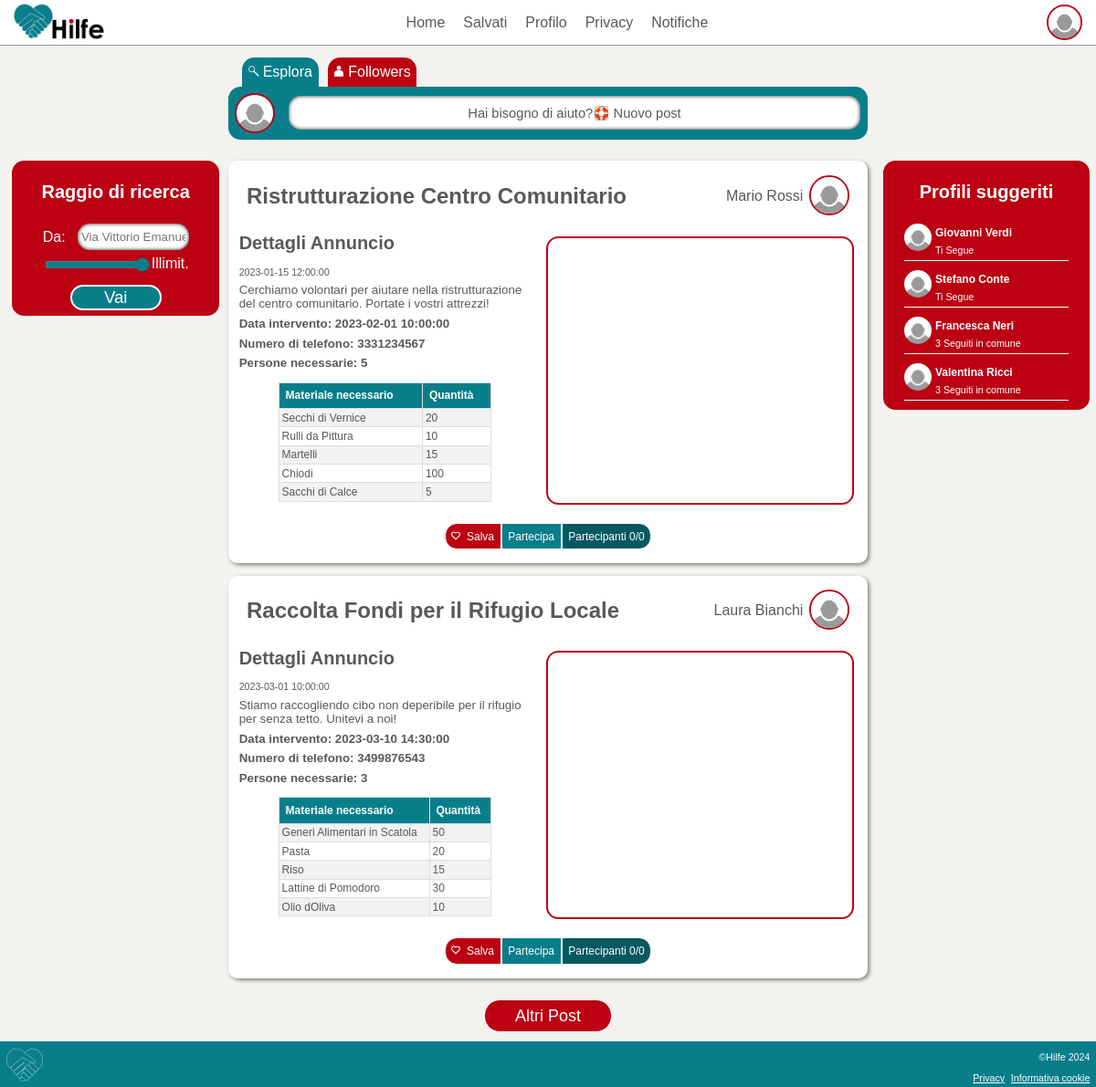
/website/index.php (signed in), run on the app's committed database.
### tables this page shows
CREATE TABLE IF NOT EXISTS `User` (
  `idUser` INT NOT NULL,
  `Name` VARCHAR(45) NULL,
  `Surname` VARCHAR(45) NULL,
  `PhoneNumber` VARCHAR(45) NULL,
  `Email` VARCHAR(45) NOT NULL,
  `Salt` VARCHAR(100) NULL,
  `Password` VARCHAR(500) NULL,
  `Bio` VARCHAR(45) NULL,
  `Birthday` DATE NULL,
  `PubKey` VARCHAR(45) NULL,
  `FotoProfilo` VARCHAR(100) NULL,
  `Username` VARCHAR(45) NOT NULL,
  `Address` VARCHAR(500) NULL,
  `AddressLat` DECIMAL(14,10) NULL,
  `AddressLong` DECIMAL(14,10) NULL,
  PRIMARY KEY (`idUser`),
  UNIQUE INDEX `Username_UNIQUE` (`Username` ASC) ,
  UNIQUE INDEX `Email_UNIQUE` (`Email` ASC) );

CREATE TABLE IF NOT EXISTS `PostInterventi` (
  `idPostIntervento` INT NOT NULL,
  `TitoloPost` VARCHAR(100) NULL,
  `DescrizionePost` VARCHAR(500) NULL,
  `DataIntervento` DATETIME NULL,
  `DataPubblicazione` DATETIME NULL,
  `PersoneRichieste` INT UNSIGNED NULL,
  `PosizioneLongitudine` DECIMAL(14,10) NULL,
  `PosizioneLatitudine` DECIMAL(14,10) NULL,
  `Indirizzo` VARCHAR(500) NULL,
  `Autore_idUser` INT NOT NULL,
  PRIMARY KEY (`idPostIntervento`),
  INDEX `fk_PostInterventi_User1_idx` (`Autore_idUser` ASC) ,
  CONSTRAINT `fk_PostInterventi_User1`
    FOREIGN KEY (`Autore_idUser`)
    REFERENCES `User` (`idUser`)
    ON DELETE NO ACTION
    ON UPDATE NO ACTION);

CREATE TABLE IF NOT EXISTS `Materiale` (
  `idMateriale` INT NOT NULL,
  `DescrizioneMateriale` VARCHAR(200) NULL,
  `Unita` INT UNSIGNED NULL,
  `idPostIntervento` INT NOT NULL,
  PRIMARY KEY (`idMateriale`),
  INDEX `fk_Materiale_PostInterventi1_idx` (`idPostIntervento` ASC) ,
  CONSTRAINT `fk_Materiale_PostInterventi1`
    FOREIGN KEY (`idPostIntervento`)
    REFERENCES `PostInterventi` (`idPostIntervento`)
    ON DELETE NO ACTION
    ON UPDATE NO ACTION);

CREATE TABLE IF NOT EXISTS `Seguiti` (
  `idSeguace` INT NOT NULL,
  `idSeguito` INT NOT NULL,
  PRIMARY KEY (`idSeguace`, `idSeguito`),
  INDEX `fk_Seguiti_User2_idx` (`idSeguito` ASC) ,
  CONSTRAINT `fk_Seguiti_User1`
    FOREIGN KEY (`idSeguace`)
    REFERENCES `User` (`idUser`)
    ON DELETE NO ACTION
    ON UPDATE NO ACTION,
  CONSTRAINT `fk_Seguiti_User2`
    FOREIGN KEY (`idSeguito`)
    REFERENCES `User` (`idUser`)
    ON DELETE NO ACTION
    ON UPDATE NO ACTION);

### website/index.php (called while the page is built, shortened)
<?php
$templateParams["title"] = "Hilfe-Home";
$templateParams["css"][] = "styleHome.css";
$templateParams["css"][] = "styleLayoutDesktop.css";
$templateParams["css"][] = "styleArticle.css";
$templateParams["js"][] = "../js/sidebar.js";
$templateParams["js"][] = "https://code.jquery.com/jquery-3.6.4.min.js";
$templateParams["js"][] = "../js/buttonHandler.js";
$templateParams["js"][] = "../js/updateRangeBar.js";
$templateParams["page"] = "home.php";
$templateParams["lastLoaded"] = 0;
$templateParams["lat"] = 0;
$templateParams["long"] = 0;
$templateParams["range"] = 100;
require 'template/base.php';
?>

### website/db/databaseMySql.php (called while the page is built, shortened)
<?php
class DatabaseHelperMySql implements DatabaseHelper
{
    private $db;
    public function __construct($servername, $username, $password, $dbname)
    {
        $this->db = new mysqli($servername, $username, $password, $dbname);
    }
    public function getHelpPosts($n, $startId, $lat, $long, $radius)
    {
        $earthRadius = 6371;
        $radius = ($radius > 99) ? $radius * 10000 : $radius;
        $latRange = rad2deg($radius / $earthRadius);
        $longRange = rad2deg($radius / ($earthRadius * cos(deg2rad($lat))));
        $stmt = $this->db->prepare("SELECT * FROM PostInterventi WHERE idPostIntervento > ? AND PosizioneLongitudine BETWEEN ? AND ? AND PosizioneLatitudine BETWEEN ? AND ? LIMIT ?");
        $longMinus = $long - $longRange;
        $longPlus = $long + $longRange;
        $latMinus = $lat - $latRange;
        $latPlus = $lat + $latRange;
        $stmt->bind_param('iddddi', $startId,  $latMinus, $latPlus, $longMinus, $longPlus, $n);
        $stmt->execute();
        $result = $stmt->get_result();
        return $result->fetch_all(MYSQLI_ASSOC);
    }
    public function getAuthorFromHelpPost($id)
    {
        $stmt = $this->db->prepare("SELECT * FROM User, PostInterventi WHERE idUser = Autore_idUser AND idPostIntervento = ?");
        $stmt->bind_param('i', $id);
        $stmt->execute();
        $result = $stmt->get_result();
        return $result->fetch_all(MYSQLI_ASSOC)[0];
    }
    public function getMaterialFromHelpPost($id)
    {
        $stmt = $this->db->prepare("SELECT * FROM Materiale WHERE idPostIntervento = ?");
        $stmt->bind_param('i', $id);
        $stmt->execute();
        $result = $stmt->get_result();
        return $result->fetch_all(MYSQLI_ASSOC);
    }
    private function getPicFromId($id)
    {
        $stmt = $this->db->prepare("SELECT FotoProfilo FROM User WHERE idUser = ?");
        $stmt->bind_param('i', $id);
        $stmt->execute();
        $result = $stmt->get_result();
        $lines = $result->fetch_all(MYSQLI_ASSOC);
        if (count($lines) == 0 || $lines[0]["FotoProfilo"] == null) {
            return DEFAULT_PIC_PATH . DEFAULT_PIC;
        } else {
            return DEFAULT_PIC_PATH . $lines[0]["FotoProfilo"];
        }
    }
    public function getProfilePic($id)
    {
        return $this->getPicFromId($id);
    }
    public function getSelfProfilePic()
    {
        if (isLogged()) {
            return $this->getPicFromId($_SESSION["idUser"]);
        }
        return DEFAULT_PIC_PATH . DEFAULT_PIC;
    }
    public function getSuggestedUsers($n)
    {
        $suggestedUsers = [];
        if (isLogged()) {
            $stmt = $this->db->prepare("SELECT * FROM User, Seguiti WHERE idUser NOT IN (SELECT idSeguito FROM User, Seguiti WHERE idSeguace = ?) AND idSeguito = ? AND idSeguace=idUser LIMIT ?");
            $stmt->bind_param('iii', $_SESSION["idUser"], $_SESSION["idUser"], $n);
            $stmt->execute();
            $result = $stmt->get_result();
            $entries = $result->fetch_all(MYSQLI_ASSOC);
            foreach ($entries as $key => $entry) {
                $entries[$key]["seguace"] = 1;
            }
            $suggestedUsers = array_merge($suggestedUsers, $entries);
            if (count($suggestedUsers) < $n) {
                $selectedUserIdsString = implode(',', array_fill(0, count($suggestedUsers), '?'));
                $notInClause = empty($selectedUserIdsString) ? '' : "AND u.idUser NOT IN ($selectedUserIdsString)";
                $stmt = $this->db->prepare("
                    SELECT u.idUser, u.Name, u.Surname, COUNT(s1.idSeguito) AS NumSeguitiInComune
                    FROM User u
                    JOIN Seguiti s1 ON u.idUser = s1.idSeguito
                    JOIN Seguiti s2 ON s1.idSeguito = s2.idSeguace AND s2.idSeguito IN (SELECT idSeguito FROM Seguiti WHERE idSeguace = ?)
                    WHERE u.idUser <> ?
                    AND u.idUser NOT IN (SELECT idSeguito FROM Seguiti WHERE idSeguace = ?)
                    " . $notInClause . "
                    GROUP BY u.idUser, u.Name, u.Surname
                    ORDER BY NumSeguitiInComune DESC
                    LIMIT ?");
                $limitValue = $n - count($suggestedUsers);
                $params = array_merge([$_SESSION["idUser"], $_SESSION["idUser"], $_SESSION["idUser"]], array_column($suggestedUsers, 'idUser'));
                $params = array_merge($params, [$limitValue]);
                $types = 'iii' . str_repeat('s', count($suggestedUsers)) . 'i';
                $stmt->bind_param($types, ...$params);
                $stmt->execute();
                $result = $stmt->get_result();
                $suggestedUsers = array_merge($suggestedUsers, $result->fetch_all(MYSQLI_ASSOC));
            }
            return $suggestedUsers;
        }
    }
    public function getAddress()
    {
        if (isLogged()) {
            $stmt = $this->db->prepare("SELECT Address, AddressLat, AddressLong FROM User WHERE idUser = ?");
            $stmt->bind_param('i', $_SESSION["idUser"]);
            $stmt->execute();
            $result = $stmt->get_result();
            $lines = $result->fetch_all(MYSQLI_ASSOC);
            return $lines[0];
        } else {
            $result["Address"] = "Roma, Piazza del Colosseo 1";
            $result["AddressLat"] = 0.0;
            $result["AddressLong"] = 0.0;
            return $result;
        }
    }
}
$dbh = new DatabaseHelperMySql("localhost", "root", "", "HilfeDb", 3306);

### website/config.php (called while the page is built, shortened)
<?php
$START_POST_NUMBER = 2;
?>

### website/template/article.php (the view, shortened to what this page needs)
<?php require_once('map.php'); ?>
<?php if(isset($post["idPostIntervento"])):?>
<article class="HelpPost" id="<?php echo $post["idPostIntervento"]; ?>,<?php echo $post["PersoneRichieste"]; ?>">
    <header>
        <h1><?php echo $post["TitoloPost"]; ?></h1>
        <div class="infoUtente">
            <a href="profile.php?id=<?php echo $post["Autore_idUser"];?>" class="nomeAutore"><?php $autore = $dbh->getAuthorFromHelpPost($post["idPostIntervento"]);
                                                            echo $autore["Name"] . " " . $autore["Surname"] ?></a>
            <a href="profile.php?id=<?php echo $post["Autore_idUser"];?>"><img class="profilo" id="profilo<?php echo $post["Autore_idUser"];?>" src="../<?php echo $dbh->getProfilePic($post["Autore_idUser"]); ?>" alt="profilo"></a>
        </div>
    </header>
    <div class="content">
        <section lang="ita">
            <h3>Dettagli Annuncio</h3>
            <p class="date"><?php echo $post["DataPubblicazione"]; ?></p>
            <p><?php echo $post["DescrizionePost"]; ?></p>
            <p class="time">Data intervento: <?php echo $post["DataIntervento"]; ?></p>
            <?php if ($autore["PhoneNumber"] != null) : ?>
                <p class="phoneNumber">Numero di telefono: <?php echo $autore["PhoneNumber"]; ?></p>
            <?php endif ?>
            <p class="people">Persone necessarie: <?php echo $post["PersoneRichieste"]; ?></p>
            <?php $materiale = $dbh->getMaterialFromHelpPost($post["idPostIntervento"]);
            if (count($materiale) > 0) : ?>
                <table>
                    <tr>
                        <th>Materiale necessario</th>
                        <th>Quantità</th>
                    </tr>
                    <?php foreach ($materiale as $item) : ?>
                        <tr>
                            <td><?php echo $item["DescrizioneMateriale"]; ?></td>
                            <td><?php echo $item["Unita"]; ?></td>
                        </tr>
                    <?php endforeach ?>
                </table>
            <?php endif ?>
        </section>
        <?php insertmap($post["idPostIntervento"]) ?>
    </div>
    <footer>
        <button type="button" class="buttonSalva" id="buttonSalva<?php echo $post["idPostIntervento"] ?>" onclick=<?php if(isLogged()) {echo "\"toggleSalva(".$post["idPostIntervento"]." ,".$post["PersoneRichieste"].")\"";}else{echo "toLoginPage()";}?>><img class="iconButton" src="../Icons/HeartEmpty.svg" alt="">Salva</button><button type="button" class="buttonPartecipa" id="buttonPartecipa<?php echo $post["idPostIntervento"] ?>" name="Partecipa" onclick=<?php if(isLogged()) {echo "\"togglePartecipa(".$post["idPostIntervento"]." ,".$post["PersoneRichieste"].")\"";}else{echo "toLoginPage()";}?>>Partecipa</button><button type="button" class="buttonPartecipanti" onclick=<?php echo "\"openPopup(".$post["idPostIntervento"].")\""?> data-progress-text="Partecipa" data-complete-text="Al completo"><span id="progress<?php echo $post["idPostIntervento"] ?>" class="button__progress"></span><span id="partecipaLablel<?php echo $post["idPostIntervento"] ?>" class="button__text">Partecipanti 0/0</span></button>
    </footer>
</article>
    <?php endif;?>

### website/template/home.php (shortened to what this page needs)
<header class="newPostContainer">
    <div class="navbar">
        <a class="default" href="#"><img class="icon" src="../Icons/Lens.svg" alt="">Esplora</a>
        <a href="homeFollow.php"><img class="icon" src="../Icons/Profile.svg" alt="">Followers</a>
    </div>
    <div class="newPost">
        <img src="../<?php echo $dbh->getSelfProfilePic(); ?>" alt="Profilo 1" class="profilo">
        <a href="postHelpEdit.php">Hai bisogno di aiuto?🛟 Nuovo post</a>
    </div>
</header>
<div class="centralContent">
    <aside class="leftAside">
        <h2>Raggio di ricerca</h2>
        <div class="partenzaContainer">
            <label for="partenza">Da:</label>
            <input type="text" id="partenza" placeholder="<?php echo $dbh->getAddress()["Address"] ?>" />
        </div>
        <div class="rangeContainer">
            <input id="range" type="range" min="0" max="100" value="100" />
            <span id="rangeValue">Illimit.</span>
        </div>
        <button type="button" class="vai" onclick="updatePosts()">Vai</button>
    </aside>
    <main class="articles">
        <?php foreach ($dbh->getHelpPosts($START_POST_NUMBER, $templateParams["lastLoaded"], $templateParams["lat"], $templateParams["long"], $templateParams["range"]) as $post) : ?>
            <?php include 'article.php'; ?>
        <?php endforeach; ?>
        <button type="button" class="buttonAltriPost" onclick="morePosts()">Altri Post</button>
    </main>
    <?php include 'suggestions.php'; ?>
</div>

### website/template/map.php
<?php
function insertmap($id)
{ ?>
    <div id="map<?php echo $id; ?>" class="openmap"></div>
<?php
}
?>

### website/template/suggestions.php
<aside class="rightAside">
    <h2>Profili suggeriti</h2>
    <?php foreach ($dbh->getSuggestedUsers(START_SUGGESTED_USERS) as $user) : ?>
        <?php require 'profilePreview.php'; ?>
    <?php endforeach; ?>
</aside>

### website/template/profilePreview.php (shortened to what this page needs)
<a href="profiloUtente.php/<?php echo $user["idUser"] ?>" class="infoUser">
            <img src="../<?php echo $dbh->getProfilePic($user["idUser"]);?>" alt="immagine profilo di <?php echo $user["Name"] ?> <?php echo $user["Surname"] ?>">
            <div class="profile">
                <span><?php echo $user["Name"] ?> <?php echo $user["Surname"] ?></span>
                <p class="amici"><?php
                if(isset($user["seguace"])){ echo "Ti Segue";}
                if(isset($user["NumSeguitiInComune"])){ echo $user["NumSeguitiInComune"]." Seguiti in comune";}
                ?></p>
            </div>
        </a>

### data on the page
user: Address "Via Vittorio Emanuele 202, Palermo"
postinterventi: TitoloPost "Ristrutturazione Centro Comunitario", Autore_idUser.Name "Mario", Autore_idUser.Surname "Rossi", DataPubblicazione "2023-01-15 12:00:00", DescrizionePost "Cerchiamo volontari per aiutare nella ristrutturazione del centro comunitario. Portate i vostri attrezzi!", DataIntervento "2023-02-01 10:00:00", Autore_idUser.PhoneNumber "3331234567", PersoneRichieste "5"
materiale: DescrizioneMateriale "Secchi di Vernice", Unita "20"
materiale: DescrizioneMateriale "Rulli da Pittura", Unita "10"
materiale: DescrizioneMateriale "Martelli", Unita "15"
materiale: DescrizioneMateriale "Chiodi", Unita "100"
materiale: DescrizioneMateriale "Sacchi di Calce", Unita "5"
postinterventi: TitoloPost "Raccolta Fondi per il Rifugio Locale", Autore_idUser.Name "Laura", Autore_idUser.Surname "Bianchi", DataPubblicazione "2023-03-01 10:00:00", DescrizionePost "Stiamo raccogliendo cibo non deperibile per il rifugio per senza tetto. Unitevi a noi!", DataIntervento "2023-03-10 14:30:00", Autore_idUser.PhoneNumber "3499876543", PersoneRichieste "3"
materiale: DescrizioneMateriale "Generi Alimentari in Scatola", Unita "50"
materiale: DescrizioneMateriale "Pasta", Unita "20"
materiale: DescrizioneMateriale "Riso", Unita "15"
materiale: DescrizioneMateriale "Lattine di Pomodoro", Unita "30"
materiale: DescrizioneMateriale "Olio dOliva", Unita "10"
seguiti: idSeguace.Name "Giovanni", idSeguace.Surname "Verdi", shows "Ti Segue"
seguiti: idSeguace.Name "Stefano", idSeguace.Surname "Conte", shows "Ti Segue"
user: Name "Francesca", Surname "Neri", NumSeguitiInComune "3"
user: Name "Valentina", Surname "Ricci", NumSeguitiInComune "3"
